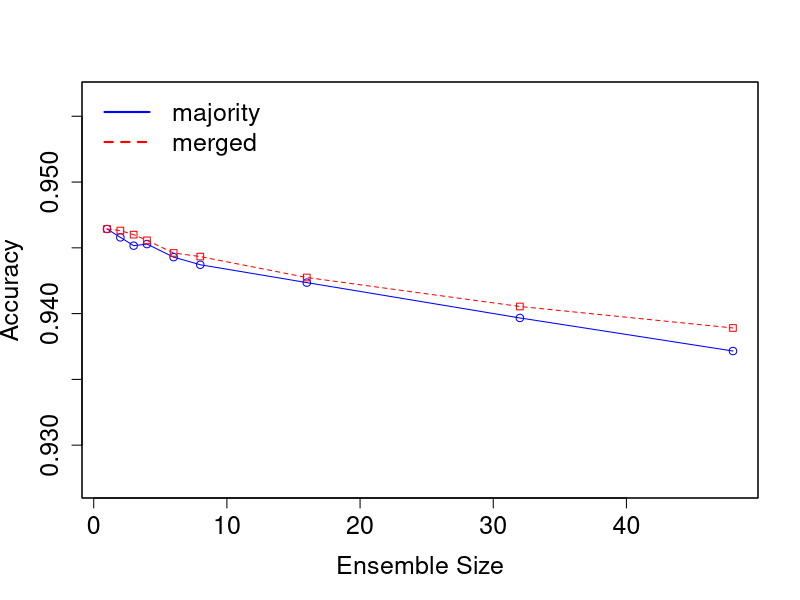

Source code (R):
X11.options(type="nbcairo")

# Define colors to be used for lines
plot_colors <- c("blue","red")

to_file <- 1

if (to_file==1) {
  png(filename="majority-vs-merge.png", height=600, width=800, 
   bg="white")
  # postscript("fig1.eps")
} else {
  dev.new(width=8, height=6)
}

# Read car and truck values from tab-delimited autos.dat
data_majority <- read.table("majority.dat", header=T, sep=" ")
data_merge <- read.table("merged.dat", header=T, sep=" ")

line_names = c("majority", "merged")
x <- data_majority$size
y1 <- data_majority$avg
y2 <- data_merge$avg

g_range <- range(y1, y2)
g_range[1] <- g_range[1] - 0.01
g_range[2] <- g_range[2] + 0.01

plot(x, y1, type="o", col=plot_colors[1], ylim=g_range, 
   axes=TRUE, ann=FALSE, cex.axis=1.5)

# Make y axis with horizontal labels that display ticks at 
# every 4 marks. 4*0:g_range[2] is equivalent to c(0,4,8,12).
#axis(2, las=1, at=0.01*0:max(y1,y2))

box()

lines(x, y2, type="o", pch=22, lty=2, col=plot_colors[2])

# Label the x and y axes with dark green text
title(xlab="Ensemble Size", cex.lab=1.5)
title(ylab="Accuracy", cex.lab=1.5)

# Create a title with a red, bold/italic font
#title(main="Majority vs Merge", col.main="red", font.main=4)

# Create a legend in the top-left corner that is slightly  
# smaller and has no border
legend("topleft", line_names, cex=1.5, col=plot_colors, 
   lty=1:3, lwd=2, bty="n");

# Turn off device driver (to flush output to png)
if (to_file==1) {
  dev.off()
}